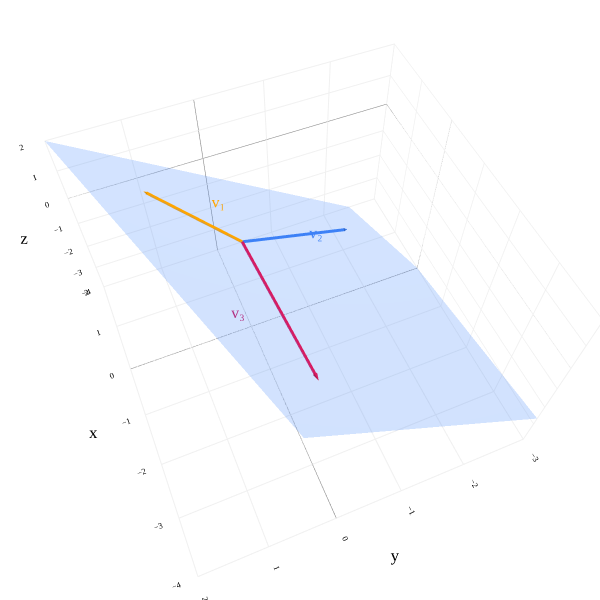

Notebook source saved alongside this figure:
### Markdown cell above
---

## Algorithm for Finding Linearly Independent Subsets with the Same Span

Given a set of vectors $\vec v_1, \vec v_2, \ldots, \vec v_d \in \mathbb{R}^n$, we'd like to find a subset of the vectors that is **linearly independent and has the same span** as the original set of vectors. In [Chapter 4.3](./03-vector-spaces-basis-dimension.ipynb), we'll call this subset a **basis** for the span of the original set of vectors.

In other words, we'd like to "drop" the vectors that are linearly dependent on the others. For example, if we have 3 vectors in $\mathbb{R}^3$ and they span a plane, we can drop one of them and still span **the same** plane (not just any plane), because a plane is a 2-dimensional space, and you only need 2 vectors to span a plane.

In the example below, we can remove any one of the three vectors (which all point in different directions), and the span of the remaining two is still **the exact same plane**!

### Code cell
from utils import plot_vectors
import numpy as np
import plotly.graph_objects as go

v1 = (1, 1, 1)
v2 = (1, -2, -3)
v3 = (-3, 0, 1)

fig = plot_vectors([(v1, "orange", r"v₁"), 
                    (v2, "#3d81f6", r"v₂"),
                    (v3, "#d81b60", r"v₃"),
                    ], show_axis_labels=True, vdeltax=0.3, vdeltay=1)

# Add the plane spanned by v1 and v2
plane_extent = 30
num_points = 3

s_range = np.linspace(-plane_extent, plane_extent, num_points)
t_range = np.linspace(-plane_extent, plane_extent, num_points)
s_grid, t_grid = np.meshgrid(s_range, t_range)

plane_x = s_grid * v1[0] + t_grid * v2[0]
plane_y = s_grid * v1[1] + t_grid * v2[1]
plane_z = s_grid * v1[2] + t_grid * v2[2]

fig.add_trace(go.Surface(
    x=plane_x,
    y=plane_y,
    z=plane_z,
    opacity=0.8,
    colorscale=[[0, 'rgba(61,129,246,0.3)'], [1, 'rgba(61,129,246,0.3)']],
    showscale=False,
))

fig.update_xaxes(
    scaleanchor="y",
    scaleratio=1,
    tickvals=np.arange(-10, 10, 1)
)

fig.update_yaxes(
    scaleanchor="x",
    scaleratio=1,
    tickvals=np.arange(-10, 10, 1)
)

fig.update_layout(
    xaxis_range=[-10, 10],
    yaxis_range=[-10, 10],
    width=600,
    height=600,
    scene_camera=dict(
        eye=dict(x=-1.2, y=0.5, z=2)
    ),
)

fig.show()

### Figure 1 — Plotly figure (JSON) as saved in the notebook; plotly's stock layout.template omitted (floating-point values rounded to 4 significant figures)
{"data": [{"hovertemplate": "(%{x}, %{y}, %{z})<extra></extra>", "line": {"color": "orange", "width": 6}, "mode": "lines", "showlegend": false, "type": "scatter3d", "x": [0, 1], "y": [0, 1], "z": [0, 1]}, {"colorscale": [[0, "orange"], [1, "orange"]], "hoverinfo": "skip", "showlegend": false, "showscale": false, "sizemode": "raw", "sizeref": 0.4, "type": "cone", "u": [0.1], "v": [0.1], "w": [0.1], "x": [1], "y": [1], "z": [1]}, {"hoverinfo": "skip", "mode": "text", "showlegend": false, "text": ["v₁"], "textfont": {"color": "orange", "family": "Palatino", "size": 16}, "textposition": "middle center", "type": "scatter3d", "x": [0.6061], "y": [0.1464], "z": [0.5]}, {"hovertemplate": "(%{x}, %{y}, %{z})<extra></extra>", "line": {"color": "#3d81f6", "width": 6}, "mode": "lines", "showlegend": false, "type": "scatter3d", "x": [0, 1], "y": [0, -2], "z": [0, -3]}, {"colorscale": [[0, "#3d81f6"], [1, "#3d81f6"]], "hoverinfo": "skip", "showlegend": false, "showscale": false, "sizemode": "raw", "sizeref": 0.4, "type": "cone", "u": [0.1], "v": [-0.2], "w": [-0.3], "x": [1], "y": [-2], "z": [-3]}, {"hoverinfo": "skip", "mode": "text", "showlegend": false, "text": ["v₂"], "textfont": {"color": "#3d81f6", "family": "Palatino", "size": 16}, "textposition": "middle center", "type": "scatter3d", "x": [0.3658], "y": [-1.224], "z": [-1.5]}, {"hovertemplate": "(%{x}, %{y}, %{z})<extra></extra>", "line": {"color": "#d81b60", "width": 6}, "mode": "lines", "showlegend": false, "type": "scatter3d", "x": [0, -3], "y": [0, 0], "z": [0, 1]}, {"colorscale": [[0, "#d81b60"], [1, "#d81b60"]], "hoverinfo": "skip", "showlegend": false, "showscale": false, "sizemode": "raw", "sizeref": 0.4, "type": "cone", "u": [-0.3], "v": [0], "w": [0.1], "x": [-3], "y": [0], "z": [1]}, {"hoverinfo": "skip", "mode": "text", "showlegend": false, "text": ["v₃"], "textfont": {"color": "#d81b60", "family": "Palatino", "size": 16}, "textposition": "middle center", "type": "scatter3d", "x": [-1.5], "y": [0.5], "z": [0.5]}, {"colorscale": [[0, "rgba(61,129,246,0.3)"], [1, "rgba(61,129,246,0.3)"]], "opacity": 0.8, "showscale": false, "type": "surface", "x": [[-60.0, -30.0, 0.0], [-30.0, 0.0, 30.0], [0.0, 30.0, 60.0]], "y": [[30.0, 60.0, 90.0], [-30.0, 0.0, 30.0], [-90.0, -60.0, -30.0]], "z": [[60.0, 90.0, 120.0], [-30.0, 0.0, 30.0], [-120.0, -90.0, -60.0]]}], "layout": {"font": {"color": "black", "family": "Palatino", "size": 14}, "height": 600, "margin": {"b": 0, "l": 0, "r": 0, "t": 0}, "paper_bgcolor": "white", "plot_bgcolor": "white", "scene": {"aspectratio": {"x": 1.2, "y": 1.2, "z": 0.8}, "bgcolor": "white", "camera": {"eye": {"x": -1.2, "y": 0.5, "z": 2}}, "xaxis": {"backgroundcolor": "white", "gridcolor": "#f0f0f0", "range": [-4, 2], "showbackground": true, "tickfont": {"size": 10}, "title": {"text": "x"}, "zerolinecolor": "gray"}, "yaxis": {"backgroundcolor": "white", "gridcolor": "#f0f0f0", "range": [-3, 2], "showbackground": true, "tickfont": {"size": 10}, "title": {"text": "y"}, "zerolinecolor": "gray"}, "zaxis": {"backgroundcolor": "white", "gridcolor": "#f0f0f0", "range": [-4, 2], "showbackground": true, "tickfont": {"size": 10}, "title": {"text": "z"}, "zerolinecolor": "gray"}}, "width": 600, "xaxis": {"range": [-10, 10], "scaleanchor": "y", "scaleratio": 1, "tickvals": [-10, -9, -8, -7, -6, -5, -4, -3, -2, -1, 0, 1, 2, 3, 4, 5, 6, 7, 8, 9]}, "yaxis": {"range": [-10, 10], "scaleanchor": "x", "scaleratio": 1, "tickvals": [-10, -9, -8, -7, -6, -5, -4, -3, -2, -1, 0, 1, 2, 3, 4, 5, 6, 7, 8, 9]}}}
